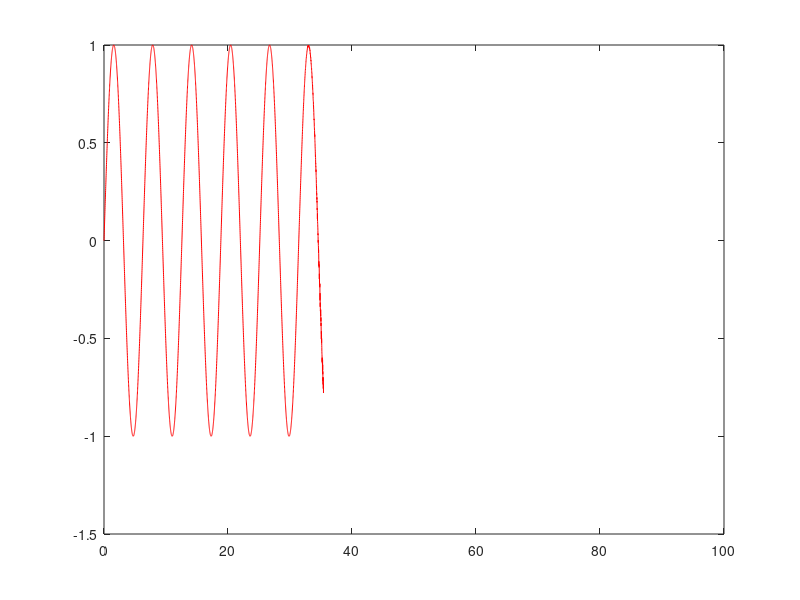

The MATLAB source for this figure:
x=0:0.01:100;
n=1:100;
a=(-1).^(n-1);
b=(2.*n-1);
c=factorial(b);
for i=1:length(x)
    y(i)=sum((a.*x(i).^b)./c);
end
figure

plot(x,y,'red');

